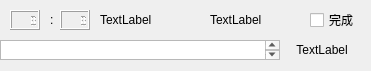
<?xml version="1.0" encoding="UTF-8"?>
<ui version="4.0">
 <class>Widget_of_Isuue</class>
 <widget class="QWidget" name="Widget_of_Isuue">
  <property name="geometry">
   <rect>
    <x>0</x>
    <y>0</y>
    <width>371</width>
    <height>71</height>
   </rect>
  </property>
  <property name="minimumSize">
   <size>
    <width>371</width>
    <height>71</height>
   </size>
  </property>
  <property name="maximumSize">
   <size>
    <width>500</width>
    <height>500</height>
   </size>
  </property>
  <property name="windowTitle">
   <string>Form</string>
  </property>
  <widget class="QCheckBox" name="checkBox">
   <property name="geometry">
    <rect>
     <x>310</x>
     <y>10</y>
     <width>50</width>
     <height>20</height>
    </rect>
   </property>
   <property name="minimumSize">
    <size>
     <width>50</width>
     <height>20</height>
    </size>
   </property>
   <property name="maximumSize">
    <size>
     <width>50</width>
     <height>20</height>
    </size>
   </property>
   <property name="text">
    <string>完成</string>
   </property>
  </widget>
  <widget class="QTextBrowser" name="DescriptionLabel">
   <property name="geometry">
    <rect>
     <x>0</x>
     <y>40</y>
     <width>280</width>
     <height>20</height>
    </rect>
   </property>
   <property name="minimumSize">
    <size>
     <width>280</width>
     <height>20</height>
    </size>
   </property>
   <property name="maximumSize">
    <size>
     <width>280</width>
     <height>20</height>
    </size>
   </property>
  </widget>
  <widget class="QLabel" name="TiTleLabel">
   <property name="geometry">
    <rect>
     <x>100</x>
     <y>10</y>
     <width>100</width>
     <height>20</height>
    </rect>
   </property>
   <property name="minimumSize">
    <size>
     <width>100</width>
     <height>20</height>
    </size>
   </property>
   <property name="maximumSize">
    <size>
     <width>100</width>
     <height>20</height>
    </size>
   </property>
   <property name="text">
    <string>TextLabel</string>
   </property>
  </widget>
  <widget class="QLCDNumber" name="HourNumber">
   <property name="geometry">
    <rect>
     <x>10</x>
     <y>10</y>
     <width>30</width>
     <height>20</height>
    </rect>
   </property>
   <property name="minimumSize">
    <size>
     <width>30</width>
     <height>20</height>
    </size>
   </property>
   <property name="maximumSize">
    <size>
     <width>30</width>
     <height>20</height>
    </size>
   </property>
   <property name="smallDecimalPoint">
    <bool>false</bool>
   </property>
  </widget>
  <widget class="QLabel" name="PositionLabel">
   <property name="geometry">
    <rect>
     <x>210</x>
     <y>10</y>
     <width>100</width>
     <height>20</height>
    </rect>
   </property>
   <property name="minimumSize">
    <size>
     <width>100</width>
     <height>20</height>
    </size>
   </property>
   <property name="maximumSize">
    <size>
     <width>100</width>
     <height>20</height>
    </size>
   </property>
   <property name="text">
    <string>TextLabel</string>
   </property>
  </widget>
  <widget class="QLabel" name="ColonLabel">
   <property name="geometry">
    <rect>
     <x>50</x>
     <y>10</y>
     <width>10</width>
     <height>20</height>
    </rect>
   </property>
   <property name="minimumSize">
    <size>
     <width>10</width>
     <height>20</height>
    </size>
   </property>
   <property name="maximumSize">
    <size>
     <width>10</width>
     <height>20</height>
    </size>
   </property>
   <property name="text">
    <string>:</string>
   </property>
  </widget>
  <widget class="QLabel" name="RepeatLabel">
   <property name="geometry">
    <rect>
     <x>290</x>
     <y>40</y>
     <width>60</width>
     <height>20</height>
    </rect>
   </property>
   <property name="minimumSize">
    <size>
     <width>60</width>
     <height>20</height>
    </size>
   </property>
   <property name="maximumSize">
    <size>
     <width>60</width>
     <height>20</height>
    </size>
   </property>
   <property name="text">
    <string>  TextLabel</string>
   </property>
  </widget>
  <widget class="QLCDNumber" name="MinNumber">
   <property name="geometry">
    <rect>
     <x>60</x>
     <y>10</y>
     <width>30</width>
     <height>20</height>
    </rect>
   </property>
   <property name="minimumSize">
    <size>
     <width>30</width>
     <height>20</height>
    </size>
   </property>
   <property name="maximumSize">
    <size>
     <width>30</width>
     <height>20</height>
    </size>
   </property>
  </widget>
 </widget>
 <resources/>
 <connections/>
</ui>
